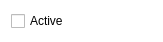
<?xml version="1.0" encoding="UTF-8"?>
<ui version="4.0">
 <class>MainForm</class>
 <widget class="QMainWindow" name="MainForm">
  <property name="geometry">
   <rect>
    <x>0</x>
    <y>0</y>
    <width>163</width>
    <height>36</height>
   </rect>
  </property>
  <property name="windowTitle">
   <string>Step Game Fucker</string>
  </property>
  <property name="styleSheet">
   <string notr="true">QMainWindow
{
background:white;
}

QTabWidget::pane
{
background:white;
border:1px solid gray;
}

QTabWidget#tabwMain::pane
{
background:white;
border:none;
border-top:1px solid gray;
border-bottom:1px solid gray;
}

QGroupBox
{
border:1px solid gray;
margin-top:5px;
}

QGroupBox::title
{
color:blue;
top:-7px;
left:5px;
}

QCheckBox:checked
{
color:green;
}</string>
  </property>
  <widget class="QWidget" name="centralWidget">
   <layout class="QGridLayout" name="gridLayout">
    <item row="0" column="0">
     <widget class="QCheckBox" name="checkBoxOneClickBoardGameDisconnect">
      <property name="text">
       <string>Active</string>
      </property>
     </widget>
    </item>
   </layout>
  </widget>
 </widget>
 <layoutdefault spacing="6" margin="11"/>
 <resources>
  <include location="FatalDisconnection.qrc"/>
 </resources>
 <connections>
  <connection>
   <sender>checkBoxOneClickBoardGameDisconnect</sender>
   <signal>toggled(bool)</signal>
   <receiver>MainForm</receiver>
   <slot>CheckBoxToggled(bool)</slot>
   <hints>
    <hint type="sourcelabel">
     <x>45</x>
     <y>19</y>
    </hint>
    <hint type="destinationlabel">
     <x>-8</x>
     <y>114</y>
    </hint>
   </hints>
  </connection>
 </connections>
 <slots>
  <slot>CheckBoxToggled(bool)</slot>
 </slots>
</ui>
